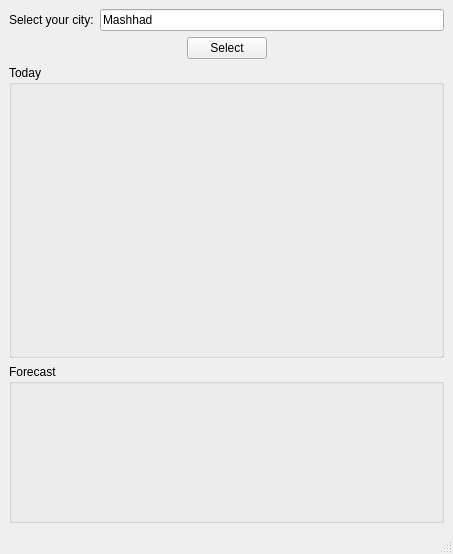
<?xml version="1.0" encoding="UTF-8"?>
<ui version="4.0">
 <class>MainWindow</class>
 <widget class="QMainWindow" name="MainWindow">
  <property name="geometry">
   <rect>
    <x>0</x>
    <y>0</y>
    <width>453</width>
    <height>554</height>
   </rect>
  </property>
  <property name="windowTitle">
   <string>MainWindow</string>
  </property>
  <widget class="QWidget" name="centralwidget">
   <layout class="QVBoxLayout" name="verticalLayout_3">
    <item>
     <layout class="QHBoxLayout" name="horizontalLayout">
      <item>
       <widget class="QLabel" name="label">
        <property name="text">
         <string>Select your city:</string>
        </property>
       </widget>
      </item>
      <item>
       <widget class="QLineEdit" name="lineEdit_cityName">
        <property name="text">
         <string>Mashhad</string>
        </property>
       </widget>
      </item>
     </layout>
    </item>
    <item>
     <layout class="QHBoxLayout" name="horizontalLayout_7">
      <item>
       <spacer name="horizontalSpacer_3">
        <property name="orientation">
         <enum>Qt::Horizontal</enum>
        </property>
        <property name="sizeHint" stdset="0">
         <size>
          <width>40</width>
          <height>20</height>
         </size>
        </property>
       </spacer>
      </item>
      <item>
       <widget class="QPushButton" name="pushButton_select">
        <property name="text">
         <string>Select</string>
        </property>
       </widget>
      </item>
      <item>
       <spacer name="horizontalSpacer_4">
        <property name="orientation">
         <enum>Qt::Horizontal</enum>
        </property>
        <property name="sizeHint" stdset="0">
         <size>
          <width>40</width>
          <height>20</height>
         </size>
        </property>
       </spacer>
      </item>
     </layout>
    </item>
    <item>
     <widget class="QGroupBox" name="groupBox">
      <property name="title">
       <string>Today</string>
      </property>
      <layout class="QVBoxLayout" name="verticalLayout_2">
       <item>
        <layout class="QHBoxLayout" name="horizontalLayout_2">
         <item>
          <widget class="QLabel" name="label_weatherImage">
           <property name="minimumSize">
            <size>
             <width>200</width>
             <height>200</height>
            </size>
           </property>
           <property name="maximumSize">
            <size>
             <width>200</width>
             <height>200</height>
            </size>
           </property>
           <property name="text">
            <string/>
           </property>
          </widget>
         </item>
        </layout>
       </item>
       <item>
        <layout class="QHBoxLayout" name="horizontalLayout_6">
         <item>
          <spacer name="horizontalSpacer">
           <property name="orientation">
            <enum>Qt::Horizontal</enum>
           </property>
           <property name="sizeHint" stdset="0">
            <size>
             <width>40</width>
             <height>20</height>
            </size>
           </property>
          </spacer>
         </item>
         <item>
          <widget class="QLabel" name="label_Description">
           <property name="text">
            <string/>
           </property>
          </widget>
         </item>
         <item>
          <spacer name="horizontalSpacer_5">
           <property name="orientation">
            <enum>Qt::Horizontal</enum>
           </property>
           <property name="sizeHint" stdset="0">
            <size>
             <width>40</width>
             <height>20</height>
            </size>
           </property>
          </spacer>
         </item>
        </layout>
       </item>
       <item>
        <layout class="QHBoxLayout" name="horizontalLayout_5">
         <item>
          <widget class="QLabel" name="label_temperature">
           <property name="text">
            <string/>
           </property>
          </widget>
         </item>
         <item>
          <spacer name="horizontalSpacer_2">
           <property name="orientation">
            <enum>Qt::Horizontal</enum>
           </property>
           <property name="sizeHint" stdset="0">
            <size>
             <width>40</width>
             <height>20</height>
            </size>
           </property>
          </spacer>
         </item>
         <item>
          <widget class="QLabel" name="label_wind">
           <property name="text">
            <string/>
           </property>
          </widget>
         </item>
        </layout>
       </item>
      </layout>
     </widget>
    </item>
    <item>
     <widget class="QGroupBox" name="groupBox_2">
      <property name="title">
       <string>Forecast</string>
      </property>
      <layout class="QHBoxLayout" name="horizontalLayout_3">
       <item>
        <layout class="QHBoxLayout" name="horizontalLayout_4">
         <item>
          <layout class="QVBoxLayout" name="verticalLayout_6">
           <item>
            <widget class="QLabel" name="label_weather1">
             <property name="text">
              <string/>
             </property>
            </widget>
           </item>
           <item>
            <widget class="QLabel" name="label_temp1">
             <property name="text">
              <string/>
             </property>
            </widget>
           </item>
           <item>
            <widget class="QLabel" name="label_wind1">
             <property name="text">
              <string/>
             </property>
            </widget>
           </item>
          </layout>
         </item>
         <item>
          <layout class="QVBoxLayout" name="verticalLayout_5">
           <item>
            <widget class="QLabel" name="label_weather2">
             <property name="text">
              <string/>
             </property>
            </widget>
           </item>
           <item>
            <widget class="QLabel" name="label_temp2">
             <property name="text">
              <string/>
             </property>
            </widget>
           </item>
           <item>
            <widget class="QLabel" name="label_wind2">
             <property name="text">
              <string/>
             </property>
            </widget>
           </item>
          </layout>
         </item>
         <item>
          <layout class="QVBoxLayout" name="verticalLayout_4">
           <item>
            <widget class="QLabel" name="label_weather3">
             <property name="text">
              <string/>
             </property>
            </widget>
           </item>
           <item>
            <widget class="QLabel" name="label_temp3">
             <property name="text">
              <string/>
             </property>
            </widget>
           </item>
           <item>
            <widget class="QLabel" name="label_wind3">
             <property name="text">
              <string/>
             </property>
            </widget>
           </item>
          </layout>
         </item>
        </layout>
       </item>
      </layout>
     </widget>
    </item>
   </layout>
  </widget>
  <widget class="QMenuBar" name="menubar">
   <property name="geometry">
    <rect>
     <x>0</x>
     <y>0</y>
     <width>453</width>
     <height>26</height>
    </rect>
   </property>
  </widget>
  <widget class="QStatusBar" name="statusbar"/>
 </widget>
 <resources/>
 <connections/>
</ui>
